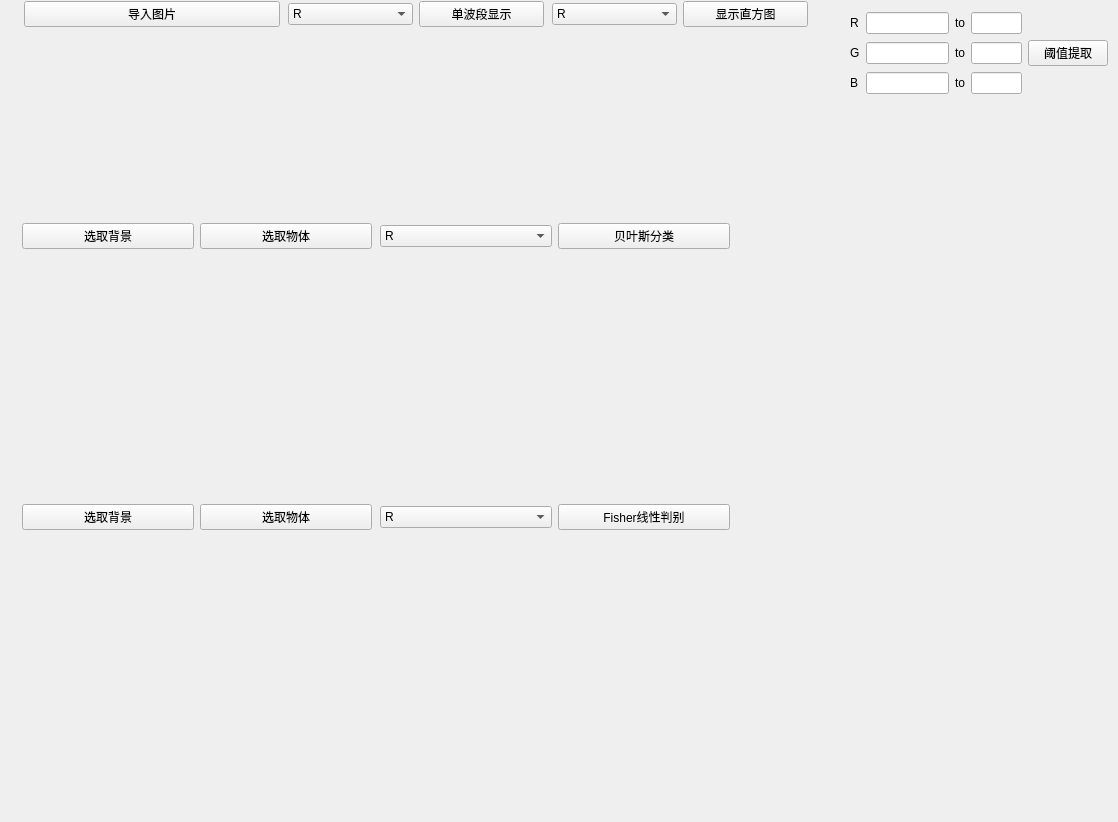
<?xml version="1.0" encoding="UTF-8"?>
<ui version="4.0">
 <class>Widget</class>
 <widget class="QWidget" name="Widget">
  <property name="geometry">
   <rect>
    <x>0</x>
    <y>0</y>
    <width>1118</width>
    <height>822</height>
   </rect>
  </property>
  <property name="windowTitle">
   <string>Widget</string>
  </property>
  <widget class="QWidget" name="layoutWidget">
   <property name="geometry">
    <rect>
     <x>850</x>
     <y>10</y>
     <width>258</width>
     <height>275</height>
    </rect>
   </property>
   <layout class="QVBoxLayout" name="verticalLayout">
    <item>
     <layout class="QGridLayout" name="gridLayout_2">
      <item row="1" column="3">
       <widget class="QLabel" name="label_7">
        <property name="text">
         <string>to</string>
        </property>
       </widget>
      </item>
      <item row="1" column="0">
       <widget class="QLabel" name="label_3">
        <property name="text">
         <string>G</string>
        </property>
       </widget>
      </item>
      <item row="2" column="4">
       <widget class="QLineEdit" name="BH">
        <property name="sizePolicy">
         <sizepolicy hsizetype="Expanding" vsizetype="Fixed">
          <horstretch>51</horstretch>
          <verstretch>0</verstretch>
         </sizepolicy>
        </property>
        <property name="minimumSize">
         <size>
          <width>51</width>
          <height>0</height>
         </size>
        </property>
       </widget>
      </item>
      <item row="1" column="2">
       <widget class="QLineEdit" name="GL"/>
      </item>
      <item row="1" column="4">
       <widget class="QLineEdit" name="GH">
        <property name="sizePolicy">
         <sizepolicy hsizetype="Expanding" vsizetype="Fixed">
          <horstretch>51</horstretch>
          <verstretch>0</verstretch>
         </sizepolicy>
        </property>
        <property name="minimumSize">
         <size>
          <width>51</width>
          <height>0</height>
         </size>
        </property>
       </widget>
      </item>
      <item row="0" column="0">
       <widget class="QLabel" name="label_2">
        <property name="text">
         <string>R</string>
        </property>
       </widget>
      </item>
      <item row="0" column="2">
       <widget class="QLineEdit" name="RL">
        <property name="text">
         <string/>
        </property>
       </widget>
      </item>
      <item row="2" column="0">
       <widget class="QLabel" name="label_4">
        <property name="text">
         <string>B</string>
        </property>
       </widget>
      </item>
      <item row="2" column="3">
       <widget class="QLabel" name="label_6">
        <property name="text">
         <string>to</string>
        </property>
       </widget>
      </item>
      <item row="0" column="3">
       <widget class="QLabel" name="label_5">
        <property name="text">
         <string>to</string>
        </property>
       </widget>
      </item>
      <item row="1" column="5">
       <widget class="QPushButton" name="thresholding">
        <property name="text">
         <string>阈值提取</string>
        </property>
       </widget>
      </item>
      <item row="2" column="2">
       <widget class="QLineEdit" name="BL"/>
      </item>
      <item row="0" column="4">
       <widget class="QLineEdit" name="RH">
        <property name="sizePolicy">
         <sizepolicy hsizetype="Expanding" vsizetype="Fixed">
          <horstretch>51</horstretch>
          <verstretch>0</verstretch>
         </sizepolicy>
        </property>
        <property name="minimumSize">
         <size>
          <width>51</width>
          <height>0</height>
         </size>
        </property>
       </widget>
      </item>
     </layout>
    </item>
    <item>
     <widget class="QLabel" name="thresholdinglabel">
      <property name="minimumSize">
       <size>
        <width>256</width>
        <height>180</height>
       </size>
      </property>
      <property name="maximumSize">
       <size>
        <width>256</width>
        <height>180</height>
       </size>
      </property>
      <property name="text">
       <string/>
      </property>
     </widget>
    </item>
   </layout>
  </widget>
  <widget class="QWidget" name="layoutWidget">
   <property name="geometry">
    <rect>
     <x>22</x>
     <y>0</y>
     <width>788</width>
     <height>216</height>
    </rect>
   </property>
   <layout class="QHBoxLayout" name="horizontalLayout_7">
    <item>
     <layout class="QVBoxLayout" name="verticalLayout_8">
      <item>
       <widget class="QPushButton" name="choosepicture">
        <property name="text">
         <string>导入图片</string>
        </property>
       </widget>
      </item>
      <item>
       <widget class="QLabel" name="label">
        <property name="minimumSize">
         <size>
          <width>256</width>
          <height>180</height>
         </size>
        </property>
        <property name="maximumSize">
         <size>
          <width>256</width>
          <height>180</height>
         </size>
        </property>
        <property name="text">
         <string/>
        </property>
       </widget>
      </item>
     </layout>
    </item>
    <item>
     <layout class="QVBoxLayout" name="verticalLayout_9">
      <item>
       <layout class="QHBoxLayout" name="horizontalLayout_2">
        <item>
         <widget class="QComboBox" name="show_color_comboBox">
          <item>
           <property name="text">
            <string>R</string>
           </property>
          </item>
          <item>
           <property name="text">
            <string>G</string>
           </property>
          </item>
          <item>
           <property name="text">
            <string>B</string>
           </property>
          </item>
         </widget>
        </item>
        <item>
         <widget class="QPushButton" name="singleshow">
          <property name="text">
           <string>单波段显示</string>
          </property>
         </widget>
        </item>
       </layout>
      </item>
      <item>
       <widget class="QLabel" name="singleshowlabel">
        <property name="sizePolicy">
         <sizepolicy hsizetype="Preferred" vsizetype="Preferred">
          <horstretch>201</horstretch>
          <verstretch>0</verstretch>
         </sizepolicy>
        </property>
        <property name="minimumSize">
         <size>
          <width>256</width>
          <height>180</height>
         </size>
        </property>
        <property name="maximumSize">
         <size>
          <width>256</width>
          <height>180</height>
         </size>
        </property>
        <property name="text">
         <string/>
        </property>
       </widget>
      </item>
     </layout>
    </item>
    <item>
     <layout class="QVBoxLayout" name="verticalLayout_2">
      <item>
       <layout class="QHBoxLayout" name="horizontalLayout">
        <item>
         <widget class="QComboBox" name="comboBox">
          <item>
           <property name="text">
            <string>R</string>
           </property>
          </item>
          <item>
           <property name="text">
            <string>G</string>
           </property>
          </item>
          <item>
           <property name="text">
            <string>B</string>
           </property>
          </item>
         </widget>
        </item>
        <item>
         <widget class="QPushButton" name="show_histogram">
          <property name="text">
           <string>显示直方图</string>
          </property>
         </widget>
        </item>
       </layout>
      </item>
      <item>
       <widget class="QLabel" name="histogramlabel">
        <property name="minimumSize">
         <size>
          <width>256</width>
          <height>180</height>
         </size>
        </property>
        <property name="maximumSize">
         <size>
          <width>256</width>
          <height>180</height>
         </size>
        </property>
        <property name="text">
         <string/>
        </property>
       </widget>
      </item>
     </layout>
    </item>
   </layout>
  </widget>
  <widget class="QWidget" name="">
   <property name="geometry">
    <rect>
     <x>20</x>
     <y>220</y>
     <width>714</width>
     <height>560</height>
    </rect>
   </property>
   <layout class="QVBoxLayout" name="verticalLayout_7">
    <item>
     <layout class="QHBoxLayout" name="horizontalLayout_9">
      <item>
       <layout class="QVBoxLayout" name="verticalLayout_4">
        <item>
         <layout class="QHBoxLayout" name="horizontalLayout_3">
          <item>
           <widget class="QPushButton" name="bayes_back">
            <property name="text">
             <string>选取背景</string>
            </property>
           </widget>
          </item>
          <item>
           <widget class="QPushButton" name="bayes_start">
            <property name="text">
             <string>选取物体</string>
            </property>
           </widget>
          </item>
         </layout>
        </item>
        <item>
         <widget class="QLabel" name="bayes_choose_label">
          <property name="minimumSize">
           <size>
            <width>350</width>
            <height>240</height>
           </size>
          </property>
          <property name="maximumSize">
           <size>
            <width>350</width>
            <height>240</height>
           </size>
          </property>
          <property name="text">
           <string/>
          </property>
         </widget>
        </item>
       </layout>
      </item>
      <item>
       <layout class="QVBoxLayout" name="verticalLayout_6">
        <item>
         <layout class="QHBoxLayout" name="horizontalLayout_8">
          <item>
           <widget class="QComboBox" name="Bayes_comboBox">
            <item>
             <property name="text">
              <string>R</string>
             </property>
            </item>
            <item>
             <property name="text">
              <string>G</string>
             </property>
            </item>
            <item>
             <property name="text">
              <string>B</string>
             </property>
            </item>
            <item>
             <property name="text">
              <string>ALL</string>
             </property>
            </item>
           </widget>
          </item>
          <item>
           <widget class="QPushButton" name="Bayes_button">
            <property name="text">
             <string>贝叶斯分类</string>
            </property>
           </widget>
          </item>
         </layout>
        </item>
        <item>
         <widget class="QLabel" name="bayes_show_label">
          <property name="minimumSize">
           <size>
            <width>350</width>
            <height>240</height>
           </size>
          </property>
          <property name="maximumSize">
           <size>
            <width>350</width>
            <height>240</height>
           </size>
          </property>
          <property name="text">
           <string/>
          </property>
         </widget>
        </item>
       </layout>
      </item>
     </layout>
    </item>
    <item>
     <layout class="QHBoxLayout" name="horizontalLayout_6">
      <item>
       <layout class="QVBoxLayout" name="verticalLayout_3">
        <item>
         <layout class="QHBoxLayout" name="horizontalLayout_4">
          <item>
           <widget class="QPushButton" name="fisher_back">
            <property name="text">
             <string>选取背景</string>
            </property>
           </widget>
          </item>
          <item>
           <widget class="QPushButton" name="fisher_start">
            <property name="text">
             <string>选取物体</string>
            </property>
           </widget>
          </item>
         </layout>
        </item>
        <item>
         <widget class="QLabel" name="fisher_choose_label">
          <property name="minimumSize">
           <size>
            <width>350</width>
            <height>240</height>
           </size>
          </property>
          <property name="maximumSize">
           <size>
            <width>350</width>
            <height>240</height>
           </size>
          </property>
          <property name="text">
           <string/>
          </property>
         </widget>
        </item>
       </layout>
      </item>
      <item>
       <layout class="QVBoxLayout" name="verticalLayout_5">
        <item>
         <layout class="QHBoxLayout" name="horizontalLayout_5">
          <item>
           <widget class="QComboBox" name="Fisher_comboBox">
            <item>
             <property name="text">
              <string>R</string>
             </property>
            </item>
            <item>
             <property name="text">
              <string>G</string>
             </property>
            </item>
            <item>
             <property name="text">
              <string>B</string>
             </property>
            </item>
            <item>
             <property name="text">
              <string>ALL</string>
             </property>
            </item>
           </widget>
          </item>
          <item>
           <widget class="QPushButton" name="fisher_button">
            <property name="text">
             <string>Fisher线性判别</string>
            </property>
           </widget>
          </item>
         </layout>
        </item>
        <item>
         <widget class="QLabel" name="fisher_show_label">
          <property name="minimumSize">
           <size>
            <width>350</width>
            <height>240</height>
           </size>
          </property>
          <property name="maximumSize">
           <size>
            <width>350</width>
            <height>240</height>
           </size>
          </property>
          <property name="text">
           <string/>
          </property>
         </widget>
        </item>
       </layout>
      </item>
     </layout>
    </item>
   </layout>
  </widget>
 </widget>
 <resources/>
 <connections/>
</ui>
